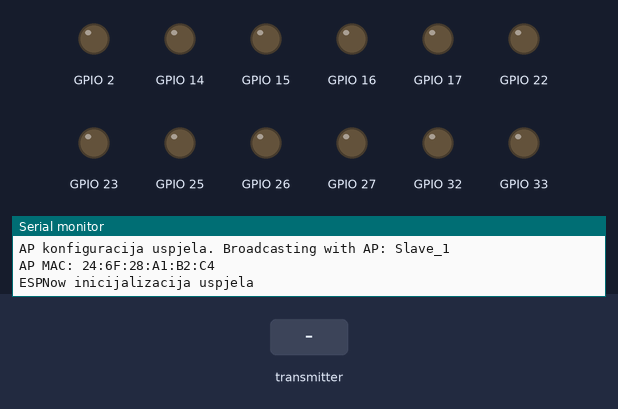
Bench run of a sketch on a simulated ESP32. Shown: output pins drawn as LEDs (lit = HIGH), the last lines printed to the serial monitor. Inputs (shaded band) come from the test bench.

Above: at 1.2 s.
1.3 s: the transmitter starts sending xAxisValue = 0
At 1.7 s:
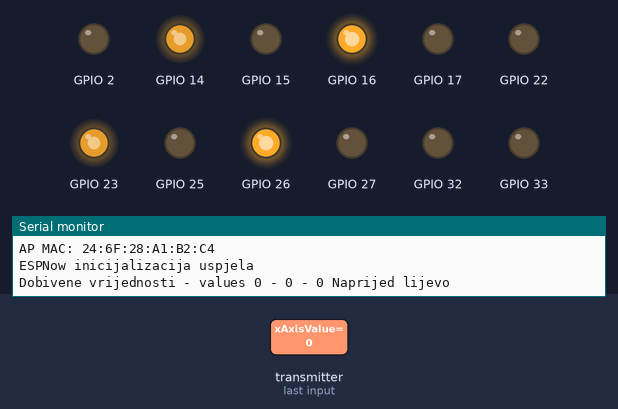
2.8 s: the transmitter starts sending yAxisValue = 128
At 4.0 s:
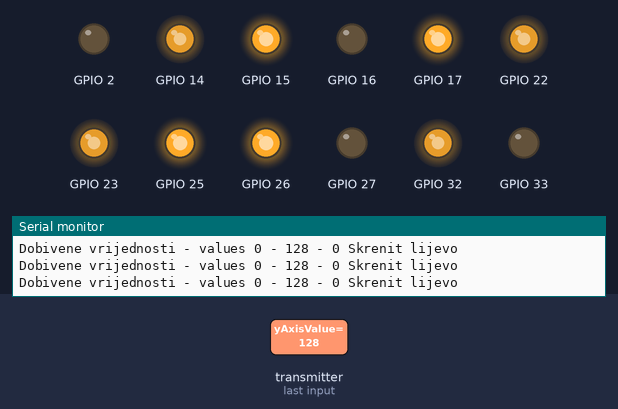
4.3 s: the transmitter starts sending zAxisValue = 128
At 5.2 s:
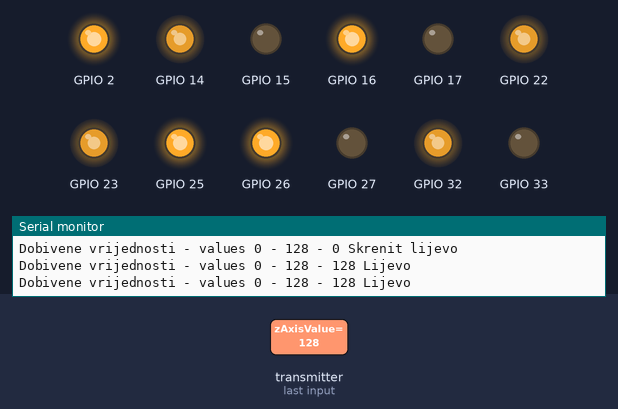
5.8 s: the transmitter starts sending xAxisValue = 255
At 6.4 s:
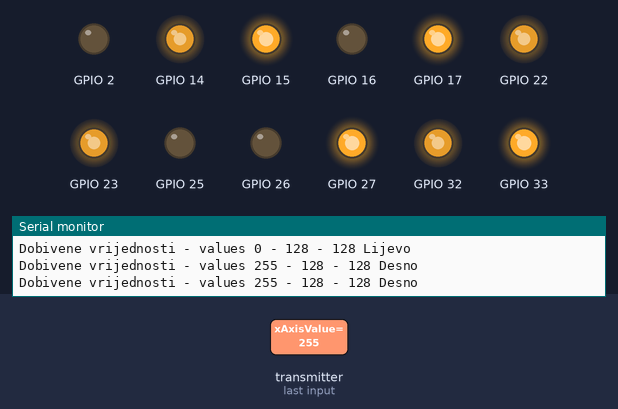
7.3 s: the transmitter starts sending yAxisValue = 0
At 8.5 s:
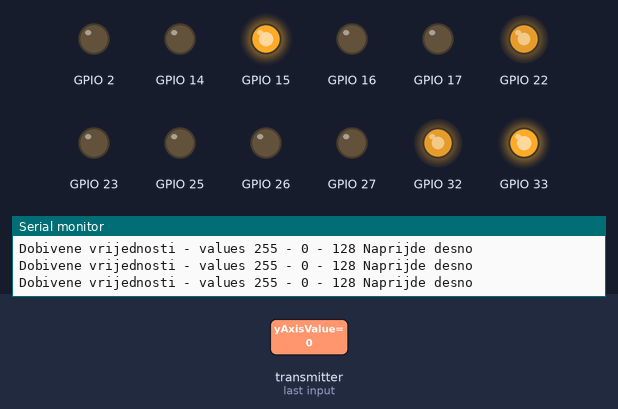
8.8 s: the transmitter starts sending xAxisValue = 128
At 9.8 s:
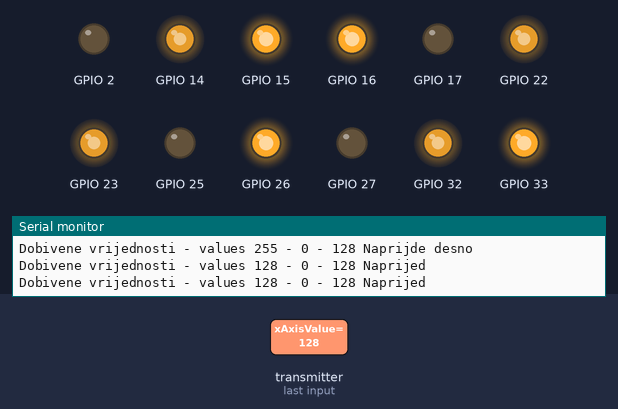
Timing chart, 0 to 11.3 s (numbered marks = the images above; inputs shaded):
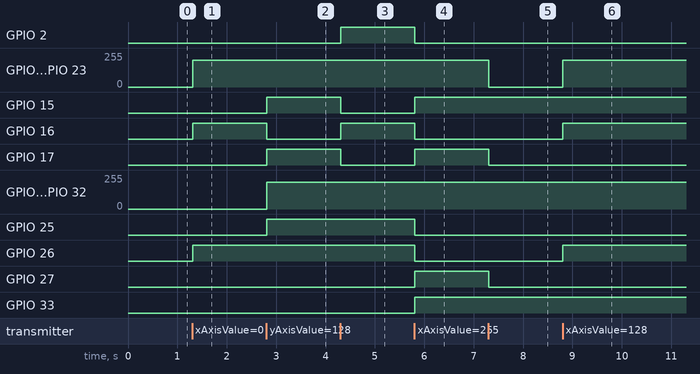

Measured:
- after the input at 1.3 s, GPIO 14, GPIO 23: 0/255 → 199/255 at once; GPIO 16, GPIO 26: LOW → HIGH at once
- after the input at 2.8 s, GPIO 15, GPIO 17, GPIO 25: LOW → HIGH at once; GPIO 16: HIGH → LOW at once; GPIO 22, GPIO 32: 0/255 → 199/255 at once
- after the input at 4.3 s, GPIO 2, GPIO 16: LOW → HIGH at once; GPIO 15, GPIO 17: HIGH → LOW at once
- after the input at 5.8 s, GPIO 2, GPIO 16, GPIO 25, GPIO 26: HIGH → LOW at once; GPIO 15, GPIO 17, GPIO 27, GPIO 33: LOW → HIGH at once
- after the input at 7.3 s, GPIO 14, GPIO 23: 199/255 → 0/255 at once; GPIO 17, GPIO 27: HIGH → LOW at once
- after the input at 8.8 s, GPIO 14, GPIO 23: 0/255 → 199/255 at once; GPIO 16, GPIO 26: LOW → HIGH at once

The sketch:

Car_Receiver.ino
```cpp
#include <esp_now.h>
#include <WiFi.h>

#define CHANNEL 1

#define FORWARD 1
#define BACKWARD 2
#define LEFT 3
#define RIGHT 4
#define FORWARD_LEFT 5
#define FORWARD_RIGHT 6
#define BACKWARD_LEFT 7
#define BACKWARD_RIGHT 8
#define TURN_LEFT 9
#define TURN_RIGHT 10
#define STOP 0

#define BACK_RIGHT_MOTOR 0
#define BACK_LEFT_MOTOR 1
#define FRONT_RIGHT_MOTOR 2
#define FRONT_LEFT_MOTOR 3

struct MOTOR_PINS
{
  int pinIN1;
  int pinIN2;
  int pinEn;
  int pwmSpeedChannel;
};

std::vector<MOTOR_PINS> motorPins =
{
  {15, 2, 22, 4},  //BACK_RIGHT_MOTOR
  {16, 17, 23, 5},  //BACK_LEFT_MOTOR
  {26, 27, 14, 6},  //FRONT_RIGHT_MOTOR
  {33, 25, 32, 7},  //FRONT_LEFT_MOTOR
};

#define MAX_MOTOR_SPEED 200

const int PWMFreq = 1000; /* 1 KHz */
const int PWMResolution = 8;

struct PacketData
{
  byte xAxisValue;
  byte yAxisValue;
  byte zAxisValue;
};

PacketData receiverData;


void OnDataRecv(const uint8_t * mac, const uint8_t *incomingData, int len)
{
  if (len == 0)
  {
    return;
  }
  memcpy(&receiverData, incomingData, sizeof(receiverData));
  String inputData ;
  inputData = "Dobivene vrijednosti - " + inputData + "values " + receiverData.xAxisValue + " - " + receiverData.yAxisValue + " - " + receiverData.zAxisValue;


  if ( receiverData.xAxisValue < 75 && receiverData.yAxisValue < 75)
  {
    processCarMovement(FORWARD_LEFT);
    Serial.println(inputData + " Naprijed lijevo ");
  }

  else if ( receiverData.xAxisValue > 175 && receiverData.yAxisValue < 75)
  {
    processCarMovement(FORWARD_RIGHT);
    Serial.println(inputData + " Naprijde desno ");
  }
  else if ( receiverData.xAxisValue < 75 && receiverData.yAxisValue > 175)
  {
    processCarMovement(BACKWARD_LEFT);
    Serial.println(inputData + " Rikverc lijevo ");
  }
  else if ( receiverData.xAxisValue > 175 && receiverData.yAxisValue > 175)
  {
    processCarMovement(BACKWARD_RIGHT);
    Serial.println(inputData + " Rikverc desno ");
  }
  else if (receiverData.zAxisValue > 175)
  {
    processCarMovement(TURN_RIGHT);
    Serial.println(inputData + " Skrenit desno ");
  }
  else if (receiverData.zAxisValue < 75)
  {
    processCarMovement(TURN_LEFT);
    Serial.println(inputData + " Skrenit lijevo ");
  }
  else if (receiverData.yAxisValue < 75)
  {
    processCarMovement(FORWARD);
    Serial.println(inputData + " Naprijed ");
  }
  else if (receiverData.yAxisValue > 175)
  {
    processCarMovement(BACKWARD);
    Serial.println(inputData + " Rikverc ");
  }
  else if (receiverData.xAxisValue > 175)
  {
    processCarMovement(RIGHT);
    Serial.println(inputData + " Desno ");
  }
  else if (receiverData.xAxisValue < 75)
  {
    processCarMovement(LEFT);
    Serial.println(inputData + " Lijevo ");
  }
  else
  {
    processCarMovement(STOP);
    Serial.println(inputData + " Stop ");
  }


  /*char macStr[18];
  snprintf(macStr, sizeof(macStr), "%02x:%02x:%02x:%02x:%02x:%02x",
           mac_addr[0], mac_addr[1], mac_addr[2], mac_addr[3], mac_addr[4], mac_addr[5]);
  Serial.print("Last Packet Recv from: "); Serial.println(macStr);
  Serial.print("Last Packet Recv Data: "); Serial.println(*data);
  Serial.println("");*/
}

void processCarMovement(int inputValue)
{
  switch(inputValue)
  {
    case FORWARD:
      rotateMotor(FRONT_RIGHT_MOTOR, MAX_MOTOR_SPEED);
      rotateMotor(BACK_RIGHT_MOTOR, MAX_MOTOR_SPEED);
      rotateMotor(FRONT_LEFT_MOTOR, MAX_MOTOR_SPEED);
      rotateMotor(BACK_LEFT_MOTOR, MAX_MOTOR_SPEED);
      break;

    case BACKWARD:
      rotateMotor(FRONT_RIGHT_MOTOR, -MAX_MOTOR_SPEED);
      rotateMotor(BACK_RIGHT_MOTOR, -MAX_MOTOR_SPEED);
      rotateMotor(FRONT_LEFT_MOTOR, -MAX_MOTOR_SPEED);
      rotateMotor(BACK_LEFT_MOTOR, -MAX_MOTOR_SPEED);
      break;

    case LEFT:
      rotateMotor(FRONT_RIGHT_MOTOR, MAX_MOTOR_SPEED);
      rotateMotor(BACK_RIGHT_MOTOR, -MAX_MOTOR_SPEED);
      rotateMotor(FRONT_LEFT_MOTOR, -MAX_MOTOR_SPEED);
      rotateMotor(BACK_LEFT_MOTOR, MAX_MOTOR_SPEED);
      break;

    case RIGHT:
      rotateMotor(FRONT_RIGHT_MOTOR, -MAX_MOTOR_SPEED);
      rotateMotor(BACK_RIGHT_MOTOR, MAX_MOTOR_SPEED);
      rotateMotor(FRONT_LEFT_MOTOR, MAX_MOTOR_SPEED);
      rotateMotor(BACK_LEFT_MOTOR, -MAX_MOTOR_SPEED);
      break;

    case FORWARD_LEFT:
      rotateMotor(FRONT_RIGHT_MOTOR, MAX_MOTOR_SPEED);
      rotateMotor(BACK_RIGHT_MOTOR, STOP);
      rotateMotor(FRONT_LEFT_MOTOR, STOP);
      rotateMotor(BACK_LEFT_MOTOR, MAX_MOTOR_SPEED);
      break;

    case FORWARD_RIGHT:
      rotateMotor(FRONT_RIGHT_MOTOR, STOP);
      rotateMotor(BACK_RIGHT_MOTOR, MAX_MOTOR_SPEED);
      rotateMotor(FRONT_LEFT_MOTOR, MAX_MOTOR_SPEED);
      rotateMotor(BACK_LEFT_MOTOR, STOP);
      break;

    case BACKWARD_LEFT:
      rotateMotor(FRONT_RIGHT_MOTOR, STOP);
      rotateMotor(BACK_RIGHT_MOTOR, -MAX_MOTOR_SPEED);
      rotateMotor(FRONT_LEFT_MOTOR, -MAX_MOTOR_SPEED);
      rotateMotor(BACK_LEFT_MOTOR, STOP);
      break;

    case BACKWARD_RIGHT:
      rotateMotor(FRONT_RIGHT_MOTOR, -MAX_MOTOR_SPEED);
      rotateMotor(BACK_RIGHT_MOTOR, STOP);
      rotateMotor(FRONT_LEFT_MOTOR, STOP);
      rotateMotor(BACK_LEFT_MOTOR, -MAX_MOTOR_SPEED);
      break;

    case TURN_LEFT:
      rotateMotor(FRONT_RIGHT_MOTOR, MAX_MOTOR_SPEED);
      rotateMotor(BACK_RIGHT_MOTOR, MAX_MOTOR_SPEED);
      rotateMotor(FRONT_LEFT_MOTOR, -MAX_MOTOR_SPEED);
      rotateMotor(BACK_LEFT_MOTOR, -MAX_MOTOR_SPEED);
      break;

    case TURN_RIGHT:
      rotateMotor(FRONT_RIGHT_MOTOR, -MAX_MOTOR_SPEED);
      rotateMotor(BACK_RIGHT_MOTOR, -MAX_MOTOR_SPEED);
      rotateMotor(FRONT_LEFT_MOTOR, MAX_MOTOR_SPEED);
      rotateMotor(BACK_LEFT_MOTOR, MAX_MOTOR_SPEED);
      break;

    case STOP:
      rotateMotor(FRONT_RIGHT_MOTOR, STOP);
      rotateMotor(BACK_RIGHT_MOTOR, STOP);
      rotateMotor(FRONT_LEFT_MOTOR, STOP);
      rotateMotor(BACK_LEFT_MOTOR, STOP);
      break;

    default:
      rotateMotor(FRONT_RIGHT_MOTOR, STOP);
      rotateMotor(BACK_RIGHT_MOTOR, STOP);
      rotateMotor(FRONT_LEFT_MOTOR, STOP);
      rotateMotor(BACK_LEFT_MOTOR, STOP);
      break;
  }
}

void rotateMotor(int motorNumber, int motorSpeed)
{
  if (motorSpeed < 0)
  {
    digitalWrite(motorPins[motorNumber].pinIN1, LOW);
    digitalWrite(motorPins[motorNumber].pinIN2, HIGH);
  }
  else if (motorSpeed > 0)
  {
    digitalWrite(motorPins[motorNumber].pinIN1, HIGH);
    digitalWrite(motorPins[motorNumber].pinIN2, LOW);
  }
  else
  {
    digitalWrite(motorPins[motorNumber].pinIN1, LOW);
    digitalWrite(motorPins[motorNumber].pinIN2, LOW);
  }

  ledcWrite(motorPins[motorNumber].pwmSpeedChannel, abs(motorSpeed));
}

void setUpPinModes()
{
  for (int i = 0; i < motorPins.size(); i++)
  {
    pinMode(motorPins[i].pinIN1, OUTPUT);
    pinMode(motorPins[i].pinIN2, OUTPUT);
    //Set up PWM for motor speed
    ledcSetup(motorPins[i].pwmSpeedChannel, PWMFreq, PWMResolution);
    ledcAttachPin(motorPins[i].pinEn, motorPins[i].pwmSpeedChannel);
    rotateMotor(i, STOP);
  }
}

/**/
// Init ESP Now with fallback
void InitESPNow() {
  WiFi.disconnect();
  if (esp_now_init() == ESP_OK) {
    Serial.println("ESPNow inicijalizacija uspjela");
  }
  else {
    Serial.println("ESPNow inicijalizacija neuspjela");

    ESP.restart();
  }
}

// config AP SSID
void configDeviceAP() {
  const char *SSID = "Slave_1";
  bool result = WiFi.softAP(SSID, "Slave_1_Password", CHANNEL, 0);
  if (!result) {
    Serial.println("AP konfiguracija neuspjela.");
  } else {
    Serial.println("AP konfiguracija uspjela. Broadcasting with AP: " + String(SSID));
  }
}

void setup() {
  setUpPinModes();

  Serial.begin(115200);
  Serial.println("ESPNow/Basic/Slave Example");

  WiFi.mode(WIFI_AP);

  configDeviceAP();

  Serial.print("AP MAC: "); Serial.println(WiFi.softAPmacAddress());

  InitESPNow();

  esp_now_register_recv_cb(OnDataRecv);
}

// callback when data is recv from Master
/*void OnDataRecv(const uint8_t *mac_addr, const uint8_t *data, int data_len) {
  char macStr[18];
  snprintf(macStr, sizeof(macStr), "%02x:%02x:%02x:%02x:%02x:%02x",
           mac_addr[0], mac_addr[1], mac_addr[2], mac_addr[3], mac_addr[4], mac_addr[5]);
  Serial.print("Last Packet Recv from: "); Serial.println(macStr);
  Serial.print("Last Packet Recv Data: "); Serial.println(*data);
  Serial.println("");
}*/

void loop() {
  // Chill

  //processCarMovement(BACKWARD);
  //rotateMotor(BACK_RIGHT_MOTOR, -MAX_MOTOR_SPEED);


}
```
